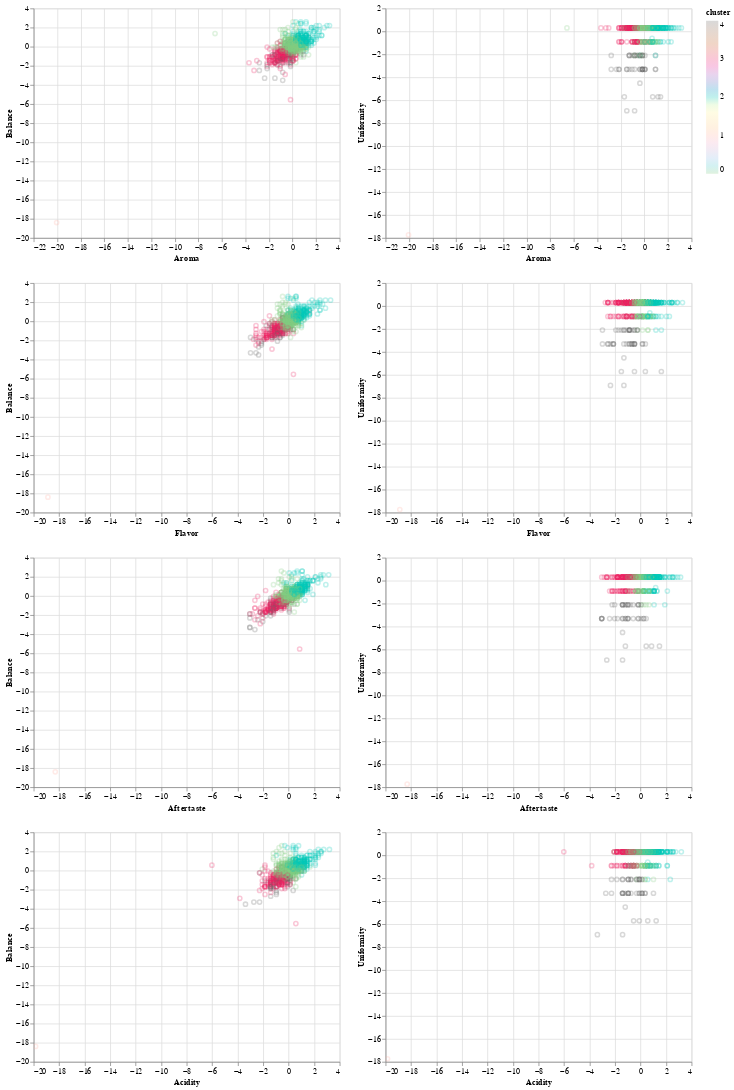

The notebook cell this image was saved under:
### Markdown cell above
After plotting different combinations of our standardised variables to create a scatter matrix, we can see that there are a total of 5 clusters. By colour-coding each cluster, it is most evident that cluster 3, coloured in magenta, is most often identified towards the top right, which indicates the highest values of our variables. Since the majority of the variables require points higher than or equal to 8 as determined by the criteria, cluster 3 will most likely contain the bean that scores highest on all our criteria and therefore be the most profitable. This was obtainied from k=5. A similar scatter matrix will be created from the values of k=6 and k=7.

### Code cell
tidy_coffee_cluster_k5_plot=alt.Chart(tidy_coffee_cluster_k5_df).mark_point(opacity=0.25).encode(
    x=alt.X(alt.repeat("row"),type="quantitative"),
    y=alt.Y(alt.repeat("column"),type="quantitative"),
    color=alt.Color("cluster",scale=alt.Scale(scheme="accent")),
   tooltip =["Species","Country of Origin","Region","Aroma", "Flavor","Aftertaste", "Acidity","Balance",	"Uniformity","cluster"]).repeat(
        row=["Aroma", "Flavor","Aftertaste", "Acidity"],
        column=["Balance",	"Uniformity"]
    ).interactive()

tidy_coffee_cluster_k5_df_untouched=tidy_coffee_cluster_k5_df

tidy_coffee_cluster_k5_plot

### Figure 1 — Vega-Lite specification as saved in the notebook (floating-point values rounded to 4 significant figures; data arrays with more than 128 entries replaced by an {"elided": "..."} marker saying what was removed)
{"config": {"view": {"continuousWidth": 400, "continuousHeight": 300}}, "repeat": {"column": ["Balance", "Uniformity"], "row": ["Aroma", "Flavor", "Aftertaste", "Acidity"]}, "spec": {"data": {"name": "data-84187d8d072ecea70d731d7138e28d9c"}, "mark": {"type": "point", "opacity": 0.25}, "encoding": {"color": {"field": "cluster", "scale": {"scheme": "accent"}, "type": "quantitative"}, "tooltip": [{"field": "Species", "type": "nominal"}, {"field": "Country of Origin", "type": "nominal"}, {"field": "Region", "type": "nominal"}, {"field": "Aroma", "type": "quantitative"}, {"field": "Flavor", "type": "quantitative"}, {"field": "Aftertaste", "type": "quantitative"}, {"field": "Acidity", "type": "quantitative"}, {"field": "Balance", "type": "quantitative"}, {"field": "Uniformity", "type": "quantitative"}, {"field": "cluster", "type": "quantitative"}], "x": {"field": {"repeat": "row"}, "type": "quantitative"}, "y": {"field": {"repeat": "column"}, "type": "quantitative"}}, "selection": {"selector002": {"type": "interval", "bind": "scales", "encodings": ["x", "y"]}}}, "$schema": "https://vega.github.io/schema/vega-lite/v4.17.0.json", "datasets": {"data-84187d8d072ecea70d731d7138e28d9c": {"elided": "937 records"}}}
